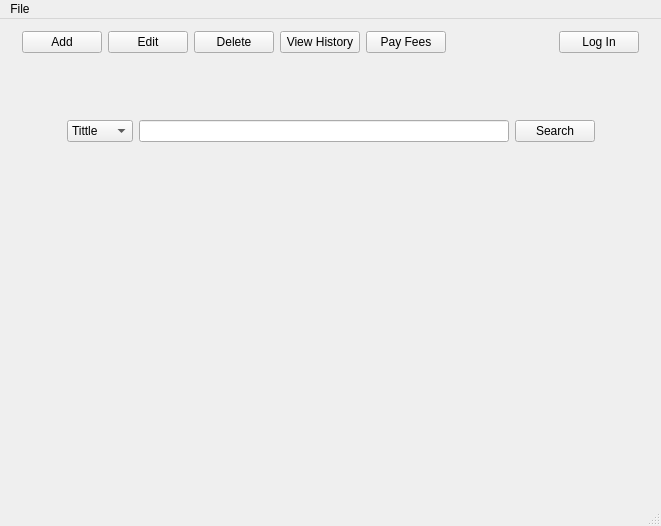
<?xml version="1.0" encoding="UTF-8"?>
<ui version="4.0">
 <class>MainWindow</class>
 <widget class="QMainWindow" name="MainWindow">
  <property name="geometry">
   <rect>
    <x>0</x>
    <y>0</y>
    <width>661</width>
    <height>526</height>
   </rect>
  </property>
  <property name="minimumSize">
   <size>
    <width>0</width>
    <height>0</height>
   </size>
  </property>
  <property name="windowTitle">
   <string>MainWindow</string>
  </property>
  <widget class="QWidget" name="centralWidget">
   <layout class="QVBoxLayout" name="verticalLayout">
    <property name="sizeConstraint">
     <enum>QLayout::SetNoConstraint</enum>
    </property>
    <property name="topMargin">
     <number>9</number>
    </property>
    <item>
     <widget class="QWidget" name="widget" native="true">
      <property name="minimumSize">
       <size>
        <width>0</width>
        <height>40</height>
       </size>
      </property>
      <property name="maximumSize">
       <size>
        <width>16777215</width>
        <height>40</height>
       </size>
      </property>
      <layout class="QHBoxLayout" name="horizontalLayout_3">
       <property name="sizeConstraint">
        <enum>QLayout::SetNoConstraint</enum>
       </property>
       <property name="topMargin">
        <number>0</number>
       </property>
       <item>
        <widget class="QPushButton" name="addBookButton">
         <property name="text">
          <string>Add</string>
         </property>
        </widget>
       </item>
       <item>
        <widget class="QPushButton" name="editBookButton">
         <property name="text">
          <string>Edit</string>
         </property>
        </widget>
       </item>
       <item>
        <widget class="QPushButton" name="deleteBookButton">
         <property name="text">
          <string>Delete</string>
         </property>
        </widget>
       </item>
       <item>
        <spacer name="horizontalSpacer_4">
         <property name="orientation">
          <enum>Qt::Horizontal</enum>
         </property>
         <property name="sizeHint" stdset="0">
          <size>
           <width>40</width>
           <height>20</height>
          </size>
         </property>
        </spacer>
       </item>
       <item>
        <widget class="QPushButton" name="viewHistoryButton">
         <property name="text">
          <string>View History</string>
         </property>
        </widget>
       </item>
       <item>
        <widget class="QPushButton" name="payFeesButton">
         <property name="text">
          <string>Pay Fees</string>
         </property>
        </widget>
       </item>
       <item>
        <spacer name="horizontalSpacer">
         <property name="orientation">
          <enum>Qt::Horizontal</enum>
         </property>
         <property name="sizeHint" stdset="0">
          <size>
           <width>579</width>
           <height>19</height>
          </size>
         </property>
        </spacer>
       </item>
       <item>
        <widget class="QPushButton" name="logInButton">
         <property name="text">
          <string>Log In</string>
         </property>
        </widget>
       </item>
      </layout>
     </widget>
    </item>
    <item>
     <layout class="QGridLayout" name="gridLayout">
      <property name="sizeConstraint">
       <enum>QLayout::SetDefaultConstraint</enum>
      </property>
      <item row="3" column="1">
       <spacer name="verticalSpacer">
        <property name="orientation">
         <enum>Qt::Vertical</enum>
        </property>
        <property name="sizeType">
         <enum>QSizePolicy::Expanding</enum>
        </property>
        <property name="sizeHint" stdset="0">
         <size>
          <width>20</width>
          <height>20</height>
         </size>
        </property>
       </spacer>
      </item>
      <item row="1" column="1">
       <widget class="QWidget" name="whiteFrame" native="true">
        <property name="enabled">
         <bool>true</bool>
        </property>
        <property name="minimumSize">
         <size>
          <width>550</width>
          <height>0</height>
         </size>
        </property>
        <property name="maximumSize">
         <size>
          <width>800</width>
          <height>50</height>
         </size>
        </property>
        <layout class="QHBoxLayout" name="horizontalLayout_2">
         <item>
          <layout class="QHBoxLayout" name="horizontalLayout">
           <property name="sizeConstraint">
            <enum>QLayout::SetNoConstraint</enum>
           </property>
           <item>
            <widget class="QComboBox" name="searchComboBox">
             <item>
              <property name="text">
               <string>Tittle</string>
              </property>
             </item>
             <item>
              <property name="text">
               <string>Author</string>
              </property>
             </item>
             <item>
              <property name="text">
               <string>Genre</string>
              </property>
             </item>
            </widget>
           </item>
           <item>
            <widget class="QLineEdit" name="searchBar"/>
           </item>
           <item>
            <widget class="QPushButton" name="searchButton">
             <property name="text">
              <string>Search</string>
             </property>
            </widget>
           </item>
          </layout>
         </item>
        </layout>
       </widget>
      </item>
      <item row="2" column="1">
       <widget class="QWidget" name="bookFrameBoundary" native="true">
        <property name="enabled">
         <bool>true</bool>
        </property>
        <property name="minimumSize">
         <size>
          <width>0</width>
          <height>300</height>
         </size>
        </property>
        <property name="maximumSize">
         <size>
          <width>16777215</width>
          <height>300</height>
         </size>
        </property>
        <property name="sizeIncrement">
         <size>
          <width>0</width>
          <height>0</height>
         </size>
        </property>
        <property name="baseSize">
         <size>
          <width>0</width>
          <height>333</height>
         </size>
        </property>
       </widget>
      </item>
      <item row="1" column="2">
       <spacer name="horizontalSpacer_3">
        <property name="orientation">
         <enum>Qt::Horizontal</enum>
        </property>
        <property name="sizeHint" stdset="0">
         <size>
          <width>40</width>
          <height>20</height>
         </size>
        </property>
       </spacer>
      </item>
      <item row="1" column="0">
       <spacer name="horizontalSpacer_2">
        <property name="orientation">
         <enum>Qt::Horizontal</enum>
        </property>
        <property name="sizeHint" stdset="0">
         <size>
          <width>40</width>
          <height>20</height>
         </size>
        </property>
       </spacer>
      </item>
      <item row="0" column="1">
       <spacer name="verticalSpacer_2">
        <property name="orientation">
         <enum>Qt::Vertical</enum>
        </property>
        <property name="sizeType">
         <enum>QSizePolicy::Expanding</enum>
        </property>
        <property name="sizeHint" stdset="0">
         <size>
          <width>20</width>
          <height>20</height>
         </size>
        </property>
       </spacer>
      </item>
     </layout>
    </item>
   </layout>
  </widget>
  <widget class="QMenuBar" name="menuBar">
   <property name="geometry">
    <rect>
     <x>0</x>
     <y>0</y>
     <width>661</width>
     <height>22</height>
    </rect>
   </property>
   <widget class="QMenu" name="menuFile">
    <property name="title">
     <string>File</string>
    </property>
    <addaction name="actionOpen"/>
   </widget>
   <addaction name="menuFile"/>
  </widget>
  <widget class="QStatusBar" name="statusBar"/>
  <action name="actionOpen">
   <property name="text">
    <string>Open</string>
   </property>
  </action>
 </widget>
 <layoutdefault spacing="6" margin="11"/>
 <resources/>
 <connections/>
</ui>
